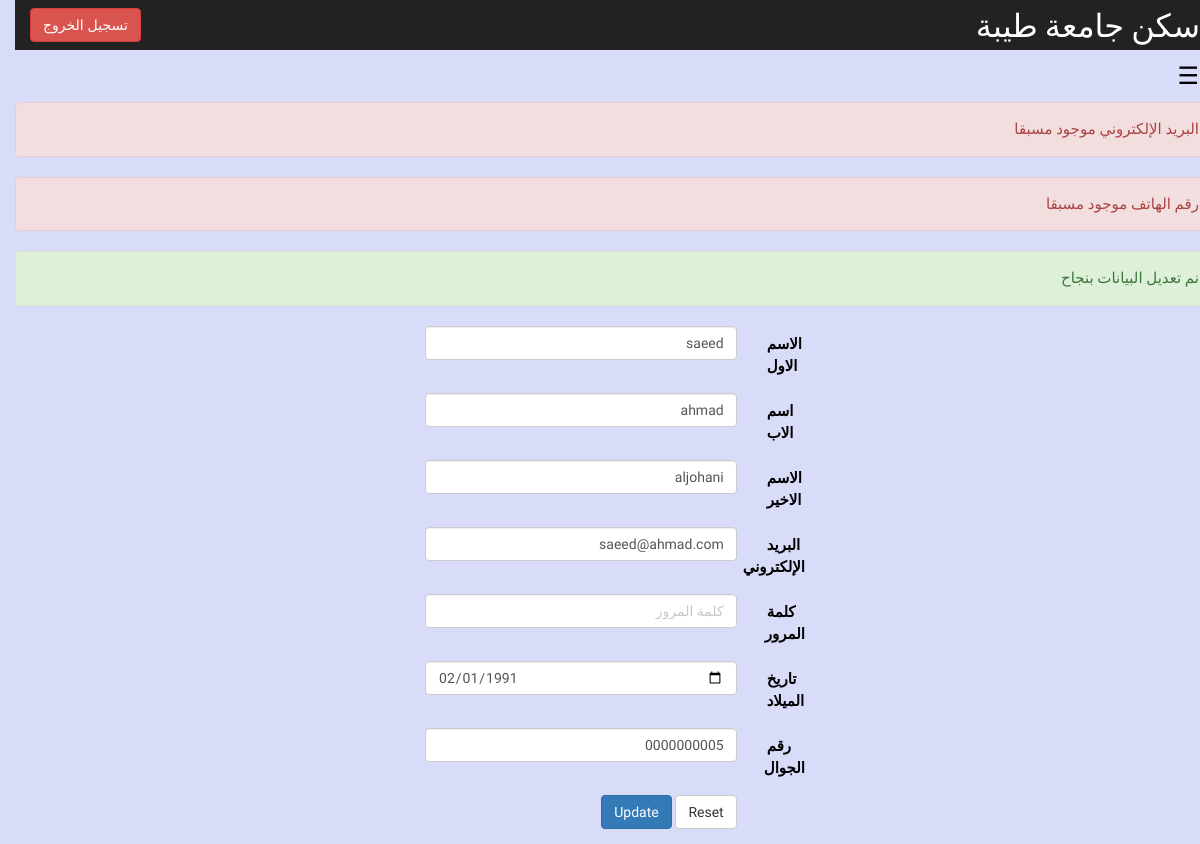
The page /studenthousing/modifyStudentInfo.php (signed in) on the database its author committed.
### tables this page shows
CREATE TABLE `user` (
  `user_id` char(7) NOT NULL,
  `first_name` varchar(20) NOT NULL,
  `middle_name` varchar(20) NOT NULL,
  `last_name` varchar(20) NOT NULL,
  `email` varchar(64) NOT NULL,
  `password` varchar(128) NOT NULL,
  `date_of_birth` date DEFAULT NULL,
  `phone_number` char(10) NOT NULL
);

### studenthousing/studentsAPI.php (called while the page is built, shortened)
<?php
function sh_users_get($f = '*',$extra = '')
{
    global $conn;
    $query = sprintf("SELECT %s FROM `user` %s ",$f,$extra);
    $qresult = mysqli_query($conn, $query);
    $rcount = mysqli_num_rows($qresult);
    $users = array();
    for($i = 0; $i < $rcount; $i++)
        $users[@count($users)] = mysqli_fetch_object($qresult);
    return $users;
}
function sh_users_get_by_id($uid)
{
    global $conn;
    $id = mysqli_real_escape_string($conn ,strip_tags($uid));
    $result = sh_users_get('*', 'WHERE `user_id` = '."'$id'");
    $user = $result[0];
    return $user;
}
?>

### studenthousing/modifyStudentInfo.php (the view, shortened to what this page needs)
<?php
require_once('db.php');
require_once('studentsAPI.php');
$user = sh_users_get_by_id("{$_SESSION['LoginUser']}");
?>
<!DOCTYPE html>
<html>
    <head>
               <link rel="stylesheet" href="css/bootstrap.css">
               <link rel="stylesheet" href="css/bootstrap-rtl.css">
               <link rel="stylesheet" href="css/dashboard.css">
                              <link rel="stylesheet" href="css/w4.css">
    </head>
    <body style="background-color:#D8DCF8">
        <nav class="navbar navbar-inverse navbar-fixed-top">
            <div class="container-fluid">
                <div class="navbar-header">
                    <a class="navbar-brand" href="#" > <font size="6" face="cairo" color="white">سكن جامعة طيبة</font></a>
                </div>
                <div id="navbar" class="navbar-collapse collapse">
                    <form action="Sign_in_up/logout.php" method="post" class="navbar-form navbar-right">
                        <input type="submit" class="btn btn-danger" value="تسجيل الخروج" />
                    </form>
                </div>
            </div>
        </nav>
<font face="Changa">
<div class="icon-bar w3-teal">
    <button class=" w3-button w3-teal w3-xlarge w3-right " onclick="openRightMenu()"style="color: #000000!important;">&#9776;</button>
    <div class="w3-container" style="background-color:#D8DCF8">
                          <?php
                            if (!empty($_SESSION['email_exist'])) {
                              echo "<div class=\"alert alert-danger\" role=\"alert\">{$_SESSION['email_exist']}</div>";
                            }
                            if (!empty($_SESSION['phone_exist'])) {
                              echo "<div class=\"alert alert-danger\" role=\"alert\">{$_SESSION['phone_exist']}</div>";
                            }
                            if (!empty($_SESSION['update_successful'])) {
                              echo "<div class=\"alert alert-success\" role=\"alert\">{$_SESSION['update_successful']}</div>";
                            }
                          ?>
                    <div class="row" style="background-color:#D8DCF8">
                        <div class="col-md-4 col-md-offset-4">
                            <form action="updateStudentInfo.php" method="post" class="form-horizontal">
                                    <div class="form-group">
                                        <label class="col-sm-2 control-label" for="textinput">الاسم الاول</label>
                                        <div class="col-sm-10">
                                            <input type="text" name="fname" placeholder="الاسم الاول" value="<?php echo $user->first_name;?>" class="form-control">
                                        </div>
                                    </div>
                                    <div class="form-group">
                                        <label class="col-sm-2 control-label" for="textinput">اسم الاب</label>
                                        <div class="col-sm-10">
                                            <input type="text" name="mname" placeholder="اسم الاب" value="<?php echo $user->middle_name;?>" class="form-control">
                                        </div>
                                    </div>
                                    <div class="form-group">
                                        <label class="col-sm-2 control-label" for="textinput">الاسم الاخير</label>
                                        <div class="col-sm-10">
                                            <input type="text" name="lname" placeholder="الاسم الاخير" value="<?php echo $user->last_name;?>" class="form-control">
                                        </div>
                                    </div>
                                    <div class="form-group">
                                        <label class="col-sm-2 control-label" for="textinput">البريد الإلكتروني</label>
                                        <div class="col-sm-10">
                                            <input type="email" name="email" placeholder="البريد الإلكتروني" value="<?php echo $user->email;?>" class="form-control">
                                        </div>
                                    </div>
                                    <div class="form-group">
                                        <label class="col-sm-2 control-label" for="textinput">كلمة المرور</label>
                                        <div class="col-sm-10">
                                            <input type="password" name="password" placeholder="كلمة المرور"  class="form-control">
                                        </div>
                                    </div>
                                    <div class="form-group">
                                        <label class="col-sm-2 control-label" for="textinput">تاريخ الميلاد</label>
                                        <div class="col-sm-10">
                                            <input type="date" name="dob" placeholder="YYYY-MM-DD" value="<?php echo $user->date_of_birth;?>" class="form-control">
                                        </div>
                                    </div>
                                    <div class="form-group">
                                        <label class="col-sm-2 control-label" for="textinput">رقم الجوال</label>
                                        <div class="col-sm-10">
                                            <input type="text" name="phone" placeholder="رقم الجوال" value="<?php echo $user->phone_number;?>" class="form-control">
                                        </div>
                                    </div>
                                    <div class="form-group">
                                        <div class="col-sm-offset-2 col-sm-10">
                                            <div class="pull-right">
                                                <button type="reset" name="reset" class="btn btn-default">Reset</button>
                                                <button type="submit" name="submit" class="btn btn-primary">Update</button>
                                            </div>
                                        </div>
                                    </div>
                            </form>
                        </div>
                    </div>
                </div>
            </div>
</font>
    </body>
</html>

### studenthousing/css/dashboard.css (style rules this page uses)
body { padding-top: 50px; }
.navbar-fixed-top { border: 0; }
.navbar-brand { font-size: 28px; }

### studenthousing/css/w4.css (style rules this page uses)
*,*:before,*:after { box-sizing:inherit }
html { -ms-text-size-adjust:100%;-webkit-text-size-adjust:100% }
body { margin:0 }
article,aside,details,figcaption,figure,footer,header,main,menu,nav,section,summary { display:block }
a { background-color:transparent;-webkit-text-decoration-skip:objects }
button,input,select,textarea { font:inherit;margin:0 }
button,input { overflow:visible }
button,select { text-transform:none }
button,html [type=button],[type=reset],[type=submit] { -webkit-appearance:button }
html,body { font-family:Verdana,sans-serif;font-size:15px;line-height:1.5 }
html { overflow-x:hidden }
a { color:inherit }
.w3-btn,.w3-button { border:none;display:inline-block;outline:0;padding:8px 16px;vertical-align:middle;overflow:hidden;text-decoration:none;color:inherit;background-color:inherit;text-align:center;cursor:pointer;white-space:nowrap }
.w3-btn,.w3-button { -webkit-touch-callout:none;-webkit-user-select:none;-khtml-user-select:none;-moz-user-select:none;-ms-user-select:none;user-select:none }
.w3-container:after,.w3-container:before,.w3-panel:after,.w3-panel:before,.w3-row:after,.w3-row:before,.w3-row-padding:after,.w3-row-padding:before, .w3-cell-row:before,.w3-cell-row:after,.w3-clear:after,.w3-clear:before,.w3-bar:before,.w3-bar:after { content:"";display:table;clear:both }
.w3-container { padding:0px!important; }
.w3-xlarge { font-size:24px!important }
.w3-right { float:right!important }
.w3-teal,.w3-hover-teal:hover { color: #000000 !important;background-color: rgba(8, 32, 207, 0.16) !important }
.w3-button { background-color: transparent!important }
body { width: 100%!important; margin: 0%!important; }

### rows shown on the page
user: fname "saeed", mname "ahmad", lname "aljohani", email "saeed@ahmad.com", dob "02/01/1991", phone "0000000005"

### other values the page prints
$_SESSION['email_exist'] "البريد الإلكتروني موجود مسبقا"
$_SESSION['phone_exist'] "رقم الهاتف موجود مسبقا"
$_SESSION['update_successful'] "نم تعديل البيانات بنجاح"
